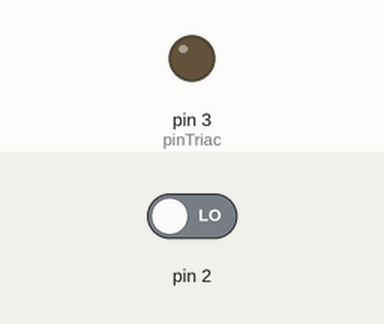
Simulated run of this sketch. Board: Arduino Uno, built with avr-gcc and run on an emulated ATmega328P. Parts: output pins drawn as LEDs (lit = HIGH). Inputs (shaded band) come from the test bench; at power-on: pin 2 LOW.

Above: at 1.2 s.
1.3 s: pin 2 driven HIGH
At 2.7 s:
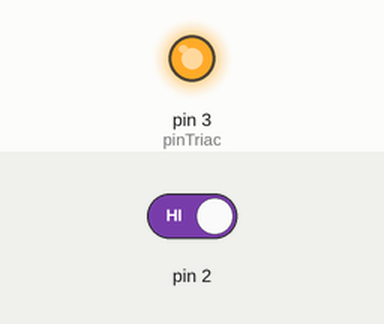
Timing chart, 0 to 4.3 s (numbered marks = the images above; inputs shaded):
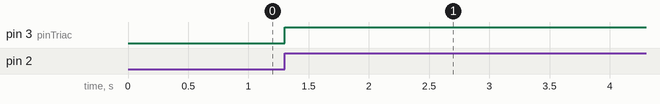

The sketch:

Proyecto_Final.ino
```cpp
/*
   Fundacion Kinal
   Centro educativo tecnico laboral Kinal
   Quinto perito
   Quinto electronica
   Codigo Tecnico: EB5AM
   Curso: Taller de electronica digital y reparacion de computadoras I
   Proyecto: Final
   Dev: Ludwyn Steven ajsivinac Alonzo
   Fecha: 1/10/24
   link de la simulacion:

*/
#include <SoftwareSerial.h>
#include <TimerOne.h>

int pinRx = 11;
int pinTx = 10;
int pinTriac = 3;

SoftwareSerial BT(pinRx, pinTx);


volatile int contador = 0;
volatile boolean hayCruceCero = false;
int tiempoInterrupcion = 100;
int nivelDimerizado;

void setup() {
  BT.begin(9600);
  Serial.begin(9600);


  pinMode(pinTriac, OUTPUT);

  // Configuración de interrupciones
  attachInterrupt(digitalPinToInterrupt(2), detectarCruceCero, RISING);
  Timer1.initialize(tiempoInterrupcion);
  Timer1.attachInterrupt(controlarDimerizacion, tiempoInterrupcion);
}

void detectarCruceCero() {
  hayCruceCero = true;
  contador = 0;
  digitalWrite(pinTriac, LOW);
}

void controlarDimerizacion() {
  if (hayCruceCero) {
    if (contador >= nivelDimerizado) {
      digitalWrite(pinTriac, HIGH);
      contador = 0;
      hayCruceCero = false;
    } else {
      contador++;
    }
  }
}

void loop() {
  if (BT.available() > 0) {
    int intensidad = BT.read();
    nivelDimerizado = map(intensidad, 0, 100, 83, 0);
  }
}
```

Measured:
- after the input at 1.3 s, pin 3 (pinTriac): LOW → HIGH at once
